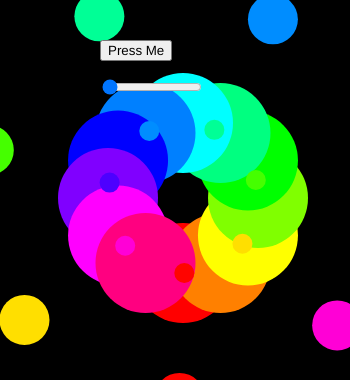
Frame 1 (no input)
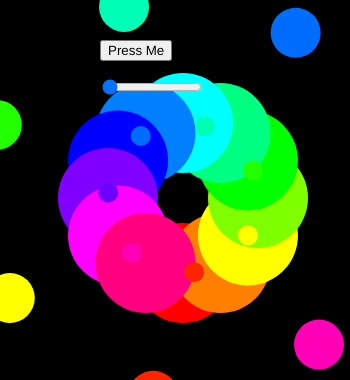
Frame 60 (no input)
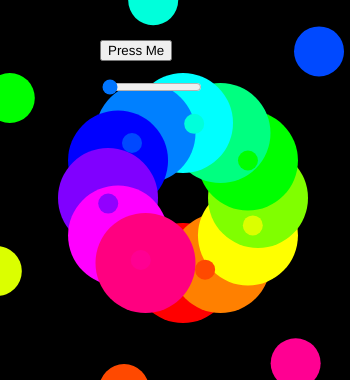
Frame 120 (the mouse pressed at the canvas centre since frame 60)

The p5.js sketch that drew these frames (run headless with seeded random() and noise() and a simulated clock; from frame 60 on, the mouse is pressed at the canvas centre):

// p5.js sketch
// ── sketch.js
var Cx, Cy;
var Diameter = 600
var Radius = Diameter/2;
var slideyboi

function setup() {
	createCanvas(350, 380);
	Cx = windowWidth/2;
	Cy = windowHeight/2;

angleMode(DEGREES);

colorMode(HSB,360,100,100);	

background(0,0,0)
	
mibutton=createButton('Press Me')
mibutton.position(100,40)
mibutton.mousePressed(dotz)	

slideyboi = createSlider(0,100,0)
slideyboi.position(100,75)
slideyboi.size(100,20)

}

	
function dotz(){
  for (var j=0; j<100; j= j +1) { 
	  for (var i=0; i<100; i= i +1) {         
				fill(0,0,0);
	      ellipse(i*30,j*30,10,10);         
		   }                                        
	} 
}


	function draw(){
	fill (slideyboi.value())
	ellipse (windowWidth/2,windowHeight/2,550,550)
	
	noFill();
	strokeWeight(0);
	stroke(30,50,50)
	ellipse(Cx,Cy, Diameter, Diameter)
	
	
for (var clock = 0; clock <360; clock = clock + 360/6){
	Rainbow((clock + frameCount)%360, 100,100,Radius);
	Rainbow(30+(clock + frameCount)%360, 100,100,Radius*2+30);

}
	
for (var repeat = 0; repeat <360; repeat = repeat +30)
	Rainbow (repeat,100,100, Radius/4)
	Rainbow (repeat,100,100, Radius)

	
	
for (var ThisPhase = 0; ThisPhase < 360; ThisPhase = ThisPhase + 360/7){
	var AngleOfDot1 = (frameCount+ ThisPhase)%360;
	Rainbow2((frameCount+ ThisPhase)%360,AngleOfDot1 ,100,100, 20, Radius/4);
	Rainbow2((frameCount+ ThisPhase)%360,360-AngleOfDot1 ,100,100, 100, 450);
	Rainbow2((frameCount+ ThisPhase)%360,360-AngleOfDot1 ,100,100, 50, 200);

}


function Rainbow(HueAng,Sat,Brightness,Rad) {
	
  var Xpos = Cx + Rad*sin(HueAng);  
	var Ypos = Cy + Rad*cos(HueAng);
	fill(HueAng,Sat,Brightness); 
	noStroke();
	ellipse(Xpos,Ypos, 100,100); 
	
	
}


//new function Rainbow2
//Rainbow2 differs from Rainbow because there are two new parameters
//in the second slot there is PosAngle (which now different from HueAngle
//in the fifth slot there is HowBig which is radius of the ellipse
function Rainbow2(HueAng,PosAng,Sat,Brightness,HowBig,Rad) {
	
  var Xpos = Cx + Rad*sin(PosAng);  
	var Ypos = Cy + Rad*cos(PosAng);
	fill(HueAng,Sat,Brightness);        
	noStroke();
	ellipse(Xpos,Ypos, HowBig,HowBig);
}
}
